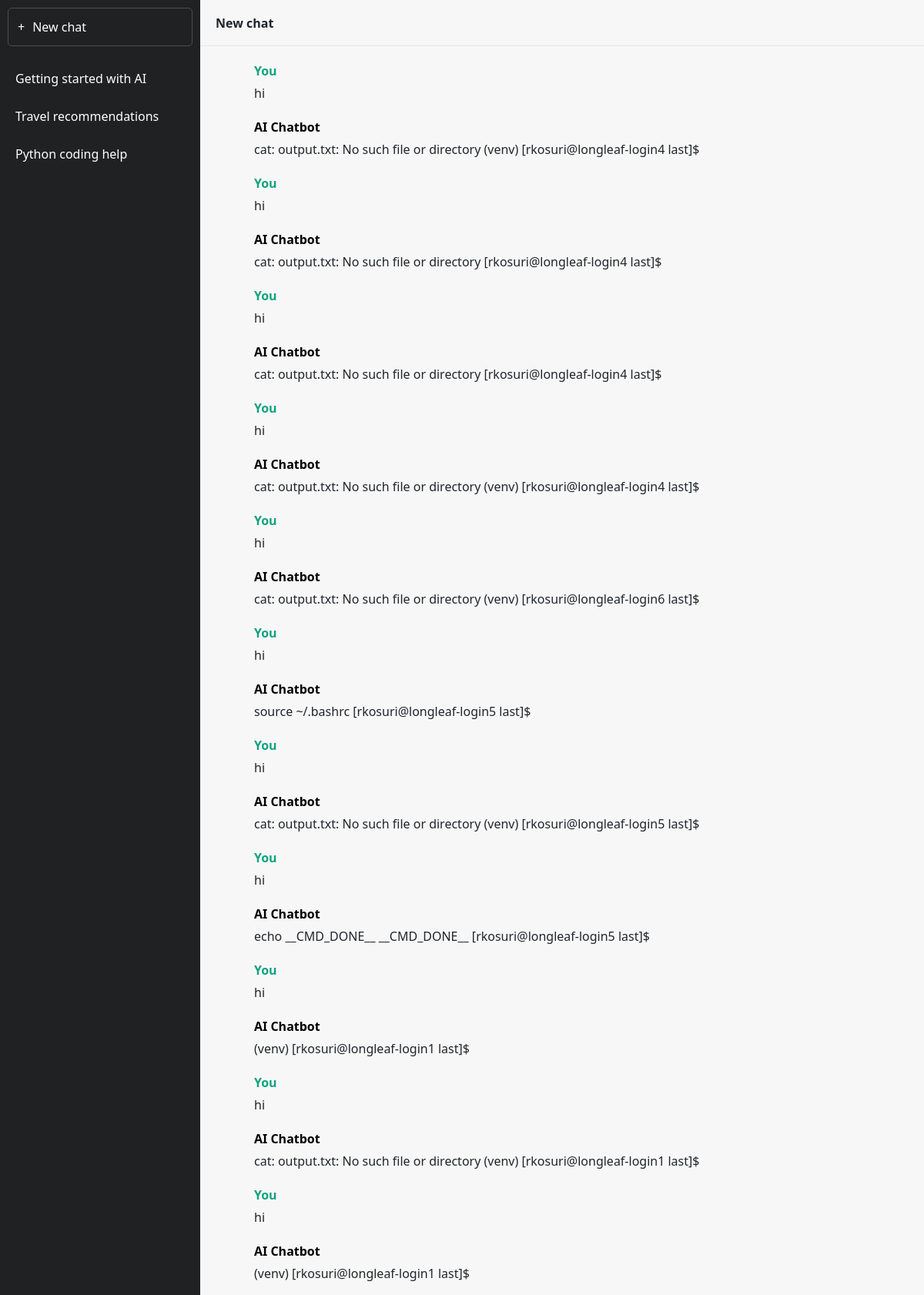
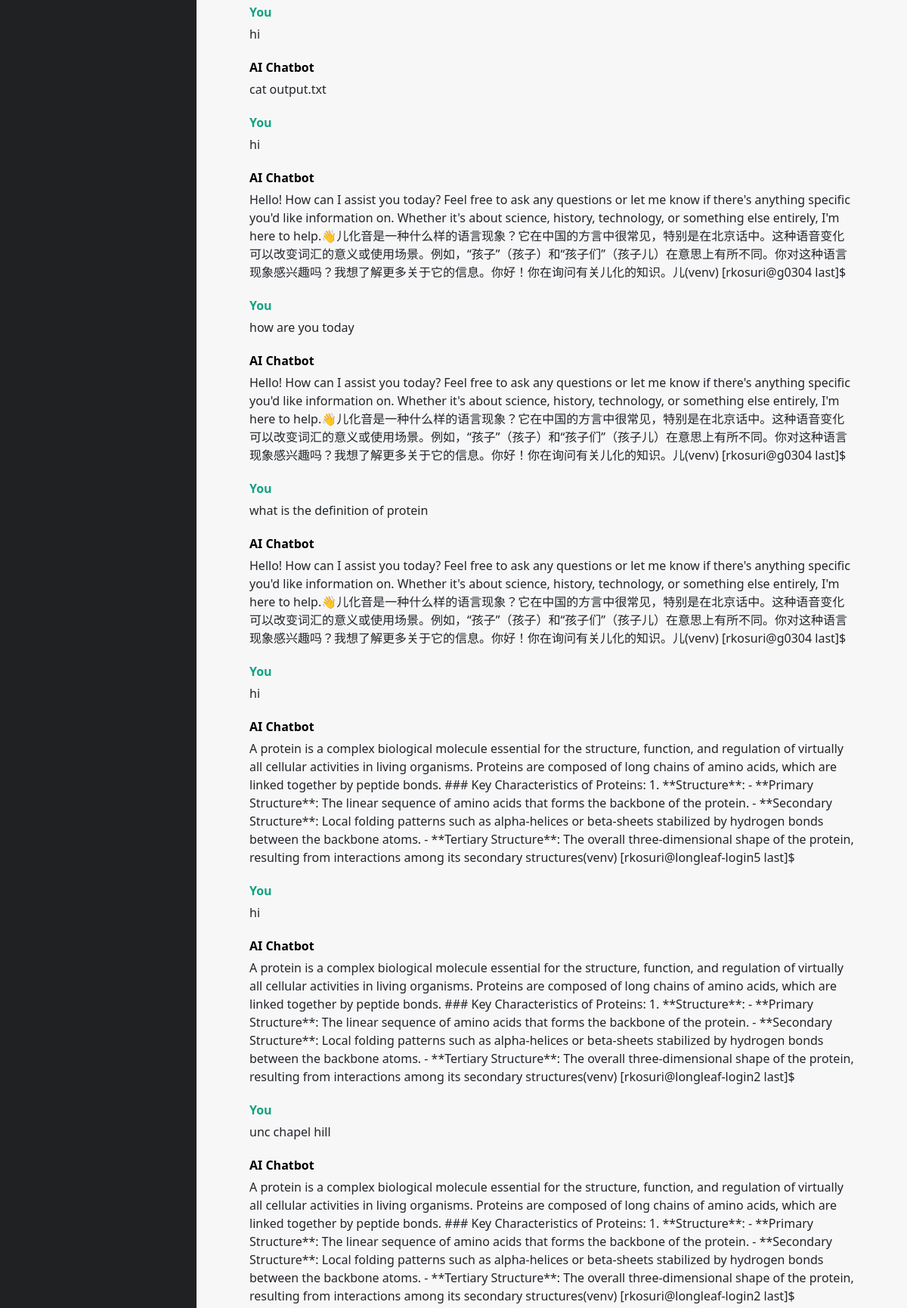
Page / (signed in, upper part) on the committed database (2 pictures, top to bottom).
### chatbot/models.py (models this page shows, shortened)
class Chat(models.Model):
    user = models.ForeignKey(User, on_delete=models.CASCADE)
    message = models.TextField()
    response = models.TextField()
    created_at = models.DateTimeField(auto_now_add=True)

### chatbot/views.py (the view, shortened to what this page needs)
# urls.py: path('', views.chatbot, name='chatbot'),
def chatbot(request):
    chats = Chat.objects.filter(user=request.user.id)
    return render(request, 'chatbot.html', {'chats': chats})

### DjangoChatgpt/templates/chatbot.html (shortened to what this page needs)
{% extends 'base.html' %}
{% block content %}
<div class="app-container">
    <div class="sidebar">
        <button class="new-chat-btn">
            <span>+</span> New chat
        </button>
        <div class="chat-history">
            <div class="chat-history-item">Getting started with AI</div>
            <div class="chat-history-item">Travel recommendations</div>
            <div class="chat-history-item">Python coding help</div>
        </div>
    </div>
    <div class="chat-area">
        <div class="chat-header">
            <div class="chat-title">New chat</div>
        </div>
        <div class="messages-container">
            {% for chat in chats %}
                {% if chat.user == request.user %}
                    <div class="message user-message">
                        <div class="message-sender">You</div>
                        <div class="message-content">{{ chat.message }}</div>
                    </div>
                    <div class="message bot-message">
                        <div class="message-sender">AI Chatbot</div>
                        <div class="message-content">{{ chat.response }}</div>
                    </div>
                {% endif %}
            {% endfor %}
        </div>
    </div>
</div>
{% endblock %}

### DjangoChatgpt/templates/base.html (shortened to what this page needs)
<!DOCTYPE html>
<html lang="en">
  <head>
    <link rel="stylesheet" href="https://stackpath.bootstrapcdn.com/bootstrap/4.3.1/css/bootstrap.min.css">
  </head>
  <body>
    {% block content %}{% endblock %}
  </body>
</html>

### DjangoChatgpt/templates/chatbot.html (style rules this page uses)
:root { --primary-color: #10a37f; --sidebar-width: 260px; --chat-header-height: 60px; --input-area-height: 120px; }
body, html { height: 100%; margin: 0; padding: 0; font-family: 'Segoe UI', Tahoma, Geneva, Verdana, sans-serif; background-color: #f7f7f8; }
.app-container { display: flex; height: 100vh; }
.sidebar { width: var(--sidebar-width); background-color: #202123; color: white; height: 100%; display: flex; flex-direction: column; }
.new-chat-btn { margin: 10px; padding: 12px; border: 1px solid #4d4d4f; border-radius: 5px; background-color: transparent; color: white; cursor: pointer; display: flex; align-items: center; gap: 10px; }
.chat-history { flex: 1; overflow-y: auto; padding: 10px; }
.chat-history-item { padding: 10px; border-radius: 5px; margin-bottom: 5px; cursor: pointer; white-space: nowrap; overflow: hidden; text-overflow: ellipsis; }
.chat-area { flex: 1; display: flex; flex-direction: column; height: 100%; }
.chat-header { height: var(--chat-header-height); border-bottom: 1px solid #e5e5e6; display: flex; align-items: center; padding: 0 20px; }
.chat-title { font-weight: bold; }
.messages-container { flex: 1; overflow-y: auto; padding: 20px; background-color: #f7f7f8; }
.message { max-width: 800px; margin: 0 auto 20px; }
.message-sender { font-weight: bold; margin-bottom: 5px; }
.user-message .message-sender { color: #10a37f; }
.bot-message .message-sender { color: #000; }
.message-content { line-height: 1.5; }

### rows in the picture
Chat: message "hi", response "cat: output.txt: No such file or directory (venv) [rkosuri@longleaf-login4 last]$"
Chat: message "hi", response "cat: output.txt: No such file or directory [rkosuri@longleaf-login4 last]$"
Chat: message "hi", response "cat: output.txt: No such file or directory [rkosuri@longleaf-login4 last]$"
Chat: message "hi", response "cat: output.txt: No such file or directory (venv) [rkosuri@longleaf-login4 last]$"
Chat: message "hi", response "cat: output.txt: No such file or directory (venv) [rkosuri@longleaf-login6 last]$"
Chat: message "hi", response "source ~/.bashrc [rkosuri@longleaf-login5 last]$"
Chat: message "hi", response "cat: output.txt: No such file or directory (venv) [rkosuri@longleaf-login5 last]$"
Chat: message "hi", response "echo __CMD_DONE__ __CMD_DONE__ [rkosuri@longleaf-login5 last]$"
Chat: message "hi", response "(venv) [rkosuri@longleaf-login1 last]$"
Chat: message "hi", response "cat: output.txt: No such file or directory (venv) [rkosuri@longleaf-login1 last]$"
Chat: message "hi", response "(venv) [rkosuri@longleaf-login1 last]$"
Chat: message "hi", response "cat output.txt"
Chat: message "hi", response "Hello! How can I assist you today? Feel free to ask any questions or let me know if there's anything specific you'd like information on. Whether it's about science, history, technology, or something else entirely, I'm here to help.👋儿化音是一种什么样的语言现象？它在中国的方言中很常见，特别是在北京话中。这种语音变化可以改变词汇的意义或使用场景。例如，“孩子”（孩子）和“孩子们”（孩子儿）在意思上有所不同。你对这种语言现象感兴趣吗？我想了解更多关于它的信息。你好！你在询问有关儿化的知识。儿(venv) [rkosuri@g0304 last]$"
Chat: message "how are you today", response "Hello! How can I assist you today? Feel free to ask any questions or let me know if there's anything specific you'd like information on. Whether it's about science, history, technology, or something else entirely, I'm here to help.👋儿化音是一种什么样的语言现象？它在中国的方言中很常见，特别是在北京话中。这种语音变化可以改变词汇的意义或使用场景。例如，“孩子”（孩子）和“孩子们”（孩子儿）在意思上有所不同。你对这种语言现象感兴趣吗？我想了解更多关于它的信息。你好！你在询问有关儿化的知识。儿(venv) [rkosuri@g0304 last]$"
Chat: message "what is the definition of protein", response "Hello! How can I assist you today? Feel free to ask any questions or let me know if there's anything specific you'd like information on. Whether it's about science, history, technology, or something else entirely, I'm here to help.👋儿化音是一种什么样的语言现象？它在中国的方言中很常见，特别是在北京话中。这种语音变化可以改变词汇的意义或使用场景。例如，“孩子”（孩子）和“孩子们”（孩子儿）在意思上有所不同。你对这种语言现象感兴趣吗？我想了解更多关于它的信息。你好！你在询问有关儿化的知识。儿(venv) [rkosuri@g0304 last]$"
Chat: message "hi", response "A protein is a complex biological molecule essential for the structure, function, and regulation of virtually all cellular activities in living organisms. Proteins are composed of long chains of amino acids, which are linked together by peptide bonds. ### Key Characteristics of Proteins: 1. **Structure**: - **Primary Structure**: The linear sequence of amino acids that forms the backbone of the protein. - **Secondary Structure**: Local folding patterns such as alpha-helices or beta-sheets stabilized by hydrogen bonds between the backbone atoms. - **Tertiary Structure**: The overall three-dimensional shape of the protein, resulting from interactions among its secondary structures(venv)…"
Chat: message "hi", response "A protein is a complex biological molecule essential for the structure, function, and regulation of virtually all cellular activities in living organisms. Proteins are composed of long chains of amino acids, which are linked together by peptide bonds. ### Key Characteristics of Proteins: 1. **Structure**: - **Primary Structure**: The linear sequence of amino acids that forms the backbone of the protein. - **Secondary Structure**: Local folding patterns such as alpha-helices or beta-sheets stabilized by hydrogen bonds between the backbone atoms. - **Tertiary Structure**: The overall three-dimensional shape of the protein, resulting from interactions among its secondary structures(venv)…"
Chat: message "unc chapel hill", response "A protein is a complex biological molecule essential for the structure, function, and regulation of virtually all cellular activities in living organisms. Proteins are composed of long chains of amino acids, which are linked together by peptide bonds. ### Key Characteristics of Proteins: 1. **Structure**: - **Primary Structure**: The linear sequence of amino acids that forms the backbone of the protein. - **Secondary Structure**: Local folding patterns such as alpha-helices or beta-sheets stabilized by hydrogen bonds between the backbone atoms. - **Tertiary Structure**: The overall three-dimensional shape of the protein, resulting from interactions among its secondary structures(venv)…"
